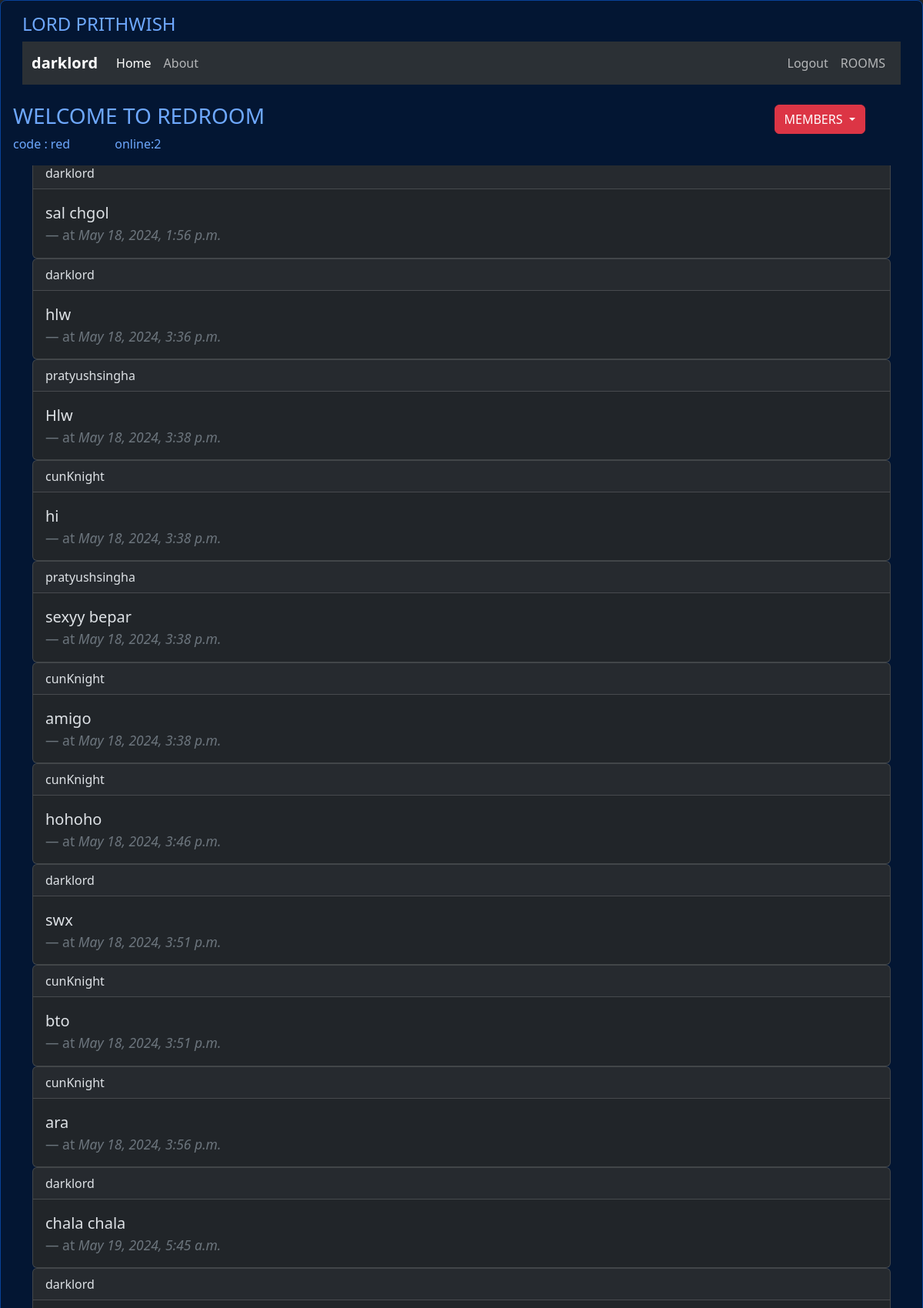
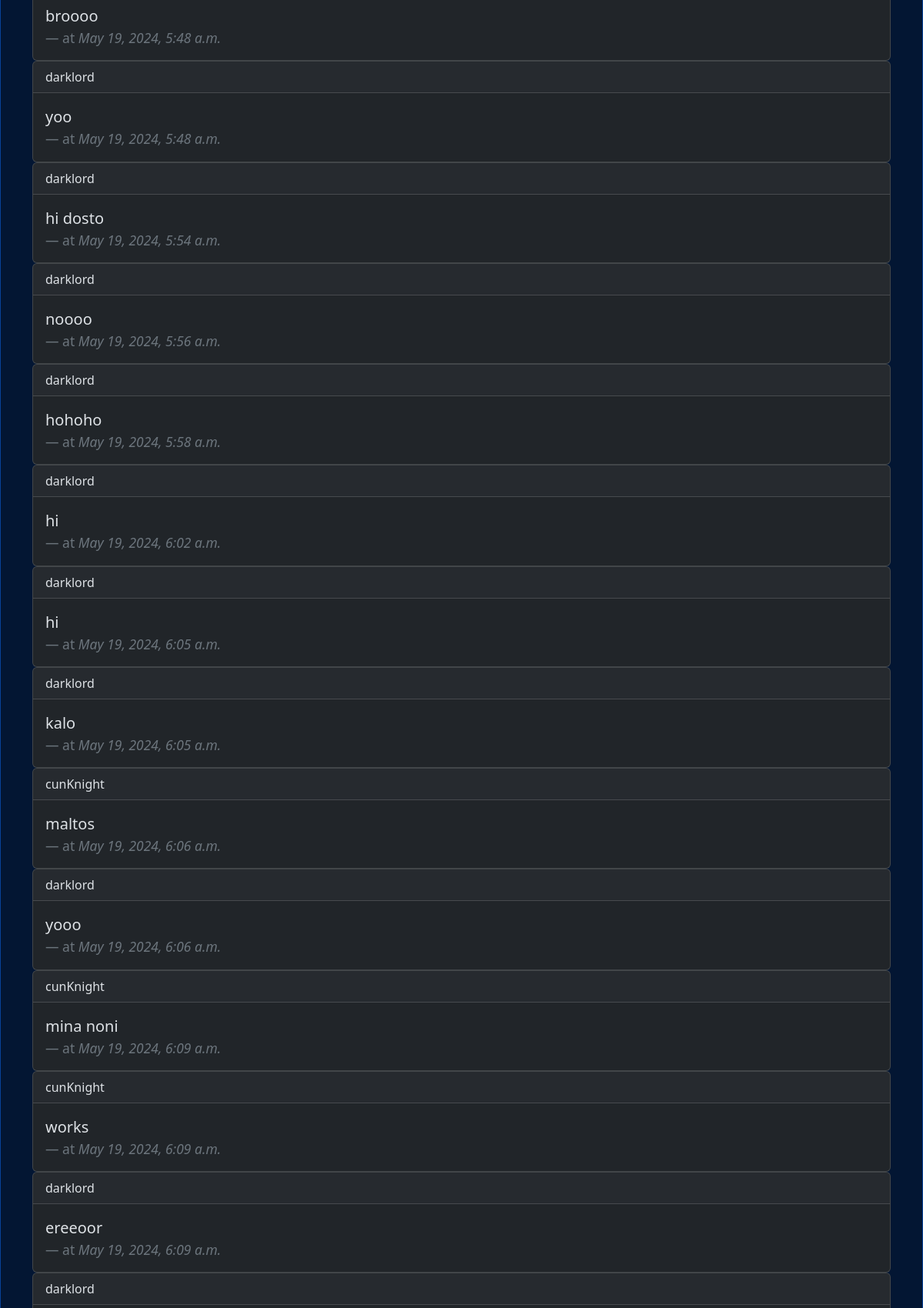
Page /rooms/red/ (signed in, upper part) on the committed database (2 pictures, top to bottom).
### rooms/models.py (models this page shows, shortened)
class Room(models.Model):
    name = models.CharField(max_length=100)
    slug = models.SlugField(unique=True)

class Message(models.Model):
    room = models.ForeignKey(Room, on_delete=models.CASCADE)
    user = models.ForeignKey(User, on_delete=models.CASCADE)
    content = models.TextField()
    created = models.DateTimeField(auto_now_add=True)
    class Meta:
        ordering = ['created']

### rooms/views.py (the view)
# urls.py: path('',views.rooms, name='calci-room'),
@login_required
def room(request,slug):
    rom = Room.objects.get(slug=slug)
    mess = Message.objects.filter(room=rom)
    mem = Join.objects.filter(room=rom)
    onli = mem.count()
    return render(request, 'rooms/room.html', {'room':rom,'title':rom.name,'messages':mess,'members':mem,'online':onli})

### rooms/templates/rooms/room.html (shortened to what this page needs)
{% extends "calci/base.html" %}
{% load static %}
{% block content %}
<div class="d-flex justify-content-between align-items-center" id="locbase" style="width: 100%;">
    <h3>WELCOME TO {{ room.name }}</h3>
    <div class="btn-group ms-auto" style="right: 5%;">
        <button type="button" class="btn btn-danger dropdown-toggle" data-bs-toggle="dropdown" aria-expanded="false">
            MEMBERS
        </button>
    </div>
</div>
<div class="d-flex" id="locbase">
    <p class="d-flex" style="display: inline;"> code : {{room.slug}}</p>
    <p class="d-flex" style="display: inline; margin-left:5%;"> online:
    <p id="online" class="d-flex" style="display: inline;">{{online}}</p></p>
</div>
<div id="chat-area" class="container overflow-y-auto " style="height: 75%;" >
    {% for message in messages %}
    <div class="card">
        <div class="card-header">{{message.user.username}}</div>
        <div class="card-body">
            <blockquote class="blockquote mb-0">
                <p> {{message.content}}</p>
                <footer class="blockquote-footer">at <cite title="Source Title">{{message.created}}</cite></footer>
            </blockquote>
        </div>
    </div>
    {% endfor %}
</div>
{% endblock content %}

### calci/templates/calci/base.html (shortened to what this page needs)
<!DOCTYPE html>
<html lang="en">
<head>
    <link href="https://cdn.jsdelivr.net/npm/bootstrap@5.3.3/dist/css/bootstrap.min.css" rel="stylesheet"
>
</head>
<body data-bs-theme="dark">
    <div class="p-3 vh-100 text-primary-emphasis bg-primary-subtle border border-primary-subtle rounded-3 " id="base">
        <div class="container-fluid ">
            <h4 >  LORD PRITHWISH </h4>
            <nav class="navbar navbar-expand-lg bg-body-tertiary">
                <div class="container-fluid">
                    <a class="navbar-brand" href="https://github.com/LORDPRITHWISH" target="_blank"><strong>{{request.user.username}}</strong></a>
                        <ul class="navbar-nav me-auto mb-2 mb-lg-0">
                            <li class="nav-item">
                                <a class="nav-link active" aria-current="page" href="{% url 'calci-home' %}">Home</a>
                            </li>
                            <li class="nav-item">
                                <a class="nav-link" href="#">About</a>
                            </li>
                        </ul>
                        <ul class="navbar-nav mb-2 mb-lg-0 d-flex">
                            {% if request.user.is_authenticated %}
                            <li class="nav-item">
                                <a class="nav-link" href="{% url 'logout' %}">Logout</a>
                            </li>
                            <li class="nav-item">
                                <a class="nav-link" href="{% url 'calci-room' %}">ROOMS</a>
                            </li>
                            {% endif %}
                        </ul>
                    </div>
                </div>
            <br>
            {% block content %}{% endblock %}
        </div>
</body>
</html>

### rows in the picture
Room: name "REDROOM", slug "red"
Message: user.username "darklord", content "sal chgol", created "May 18, 2024, 1:56 p.m."
Message: user.username "darklord", content "hlw", created "May 18, 2024, 3:36 p.m."
Message: user.username "pratyushsingha", content "Hlw", created "May 18, 2024, 3:38 p.m."
Message: user.username "cunKnight", content "hi", created "May 18, 2024, 3:38 p.m."
Message: user.username "pratyushsingha", content "sexyy bepar", created "May 18, 2024, 3:38 p.m."
Message: user.username "cunKnight", content "amigo", created "May 18, 2024, 3:38 p.m."
Message: user.username "cunKnight", content "hohoho", created "May 18, 2024, 3:46 p.m."
Message: user.username "darklord", content "swx", created "May 18, 2024, 3:51 p.m."
Message: user.username "cunKnight", content "bto", created "May 18, 2024, 3:51 p.m."
Message: user.username "cunKnight", content "ara", created "May 18, 2024, 3:56 p.m."
Message: user.username "darklord", content "chala chala", created "May 19, 2024, 5:45 a.m."
Message: user.username "darklord", content "broooo", created "May 19, 2024, 5:48 a.m."
Message: user.username "darklord", content "yoo", created "May 19, 2024, 5:48 a.m."
Message: user.username "darklord", content "hi dosto", created "May 19, 2024, 5:54 a.m."
Message: user.username "darklord", content "noooo", created "May 19, 2024, 5:56 a.m."
Message: user.username "darklord", content "hohoho", created "May 19, 2024, 5:58 a.m."
Message: user.username "darklord", content "hi", created "May 19, 2024, 6:02 a.m."
Message: user.username "darklord", content "hi", created "May 19, 2024, 6:05 a.m."
Message: user.username "darklord", content "kalo", created "May 19, 2024, 6:05 a.m."
Message: user.username "cunKnight", content "maltos", created "May 19, 2024, 6:06 a.m."
Message: user.username "darklord", content "yooo", created "May 19, 2024, 6:06 a.m."
Message: user.username "cunKnight", content "mina noni", created "May 19, 2024, 6:09 a.m."
Message: user.username "cunKnight", content "works", created "May 19, 2024, 6:09 a.m."
Message: user.username "darklord", content "ereeoor", created "May 19, 2024, 6:09 a.m."
Message: user.username "darklord"

### other values in the picture
{{ request.user.username }} "darklord"
{{ online }} "2"
